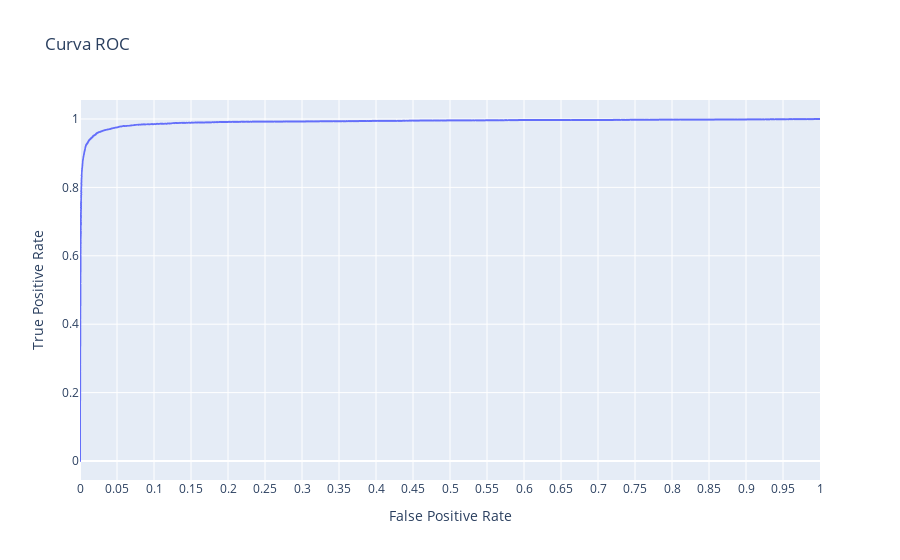

This figure's notebook cell:
### Code cell
from sklearn import metrics
y = todos_targets.ravel()
scores = todos_logits.ravel()
fpr, tpr, thresholds = metrics.roc_curve(y, scores, pos_label=1)

fig = px.line(x=fpr, y=tpr, title='Curva ROC',labels={
                     "x": "False Positive Rate",
                     "y": "True Positive Rate",
                 },)
fig.update_xaxes(tick0=-1, dtick=0.05)


fig.show()

### Figure 1 — Plotly figure (JSON) as saved in the notebook; plotly's stock layout.template omitted (floating-point values rounded to 4 significant figures; data arrays with more than 128 entries replaced by an {"elided": "..."} marker saying what was removed)
{"data": [{"hovertemplate": "False Positive Rate=%{x}<br>True Positive Rate=%{y}<extra></extra>", "legendgroup": "", "line": {"color": "#636efa", "dash": "solid"}, "mode": "lines", "name": "", "showlegend": false, "type": "scattergl", "x": {"elided": "4126 float values"}, "xaxis": "x", "y": {"elided": "4126 float values"}, "yaxis": "y"}], "layout": {"legend": {"tracegroupgap": 0}, "title": {"text": "Curva ROC"}, "xaxis": {"anchor": "y", "domain": [0, 1], "dtick": 0.05, "tick0": -1, "title": {"text": "False Positive Rate"}}, "yaxis": {"anchor": "x", "domain": [0, 1], "title": {"text": "True Positive Rate"}}}}
